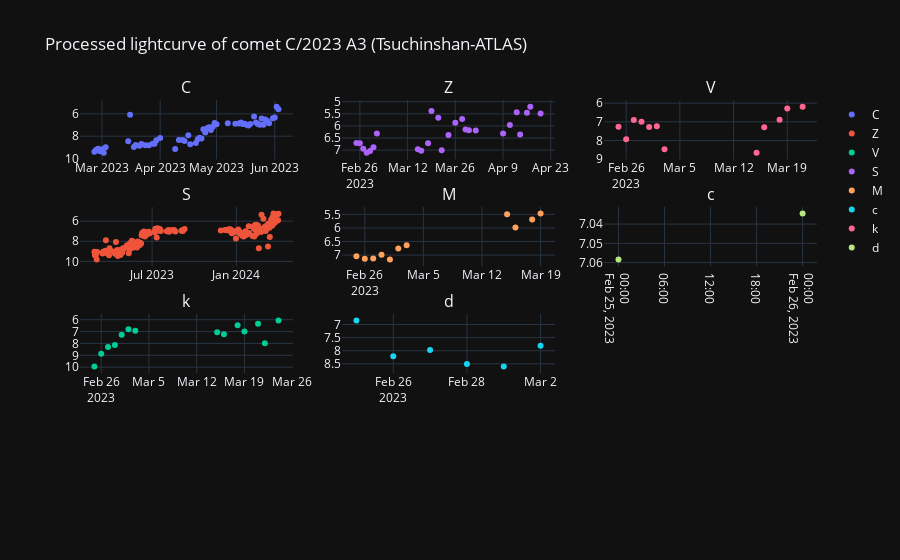

Write notebook code for a chart like this one.
### Code cell
# Variables a graficar
tiempo = curva_de_luz_agrupada_df.obs_date
obs_method = curva_de_luz_agrupada_df.obs_method_key.unique()

# Inicializar la figura con subplots
fig = make_subplots(rows=4, cols=3, subplot_titles= obs_method)

# Agregar trazas a los subplots
for metodo, fila, columna  in zip(obs_method, [1]*3 + [2]*3 + [3]*3, [1,2,3]*3):
    fig.add_trace(go.Scatter(x=tiempo, y=curva_de_luz_agrupada_df.magnitud_reducida[curva_de_luz_agrupada_df.obs_method_key == metodo], mode="markers",name = metodo), row = columna, col = fila)

# Actualizar el diseño de los subplots
fig.update_layout(title_text = 'Processed lightcurve of comet C/2023 A3 (Tsuchinshan-ATLAS)', template = 'plotly_dark')
fig.update_yaxes(autorange="reversed")

# Mostrar la figura
fig.show()

### Figure 1 — Plotly figure (JSON) as saved in the notebook; plotly's stock layout.template omitted (floating-point values rounded to 4 significant figures; data arrays with more than 128 entries replaced by an {"elided": "..."} marker saying what was removed)
{"data": [{"mode": "markers", "name": "C", "type": "scatter", "x": {"elided": "302 str values"}, "xaxis": "x", "y": [9.403, 9.218, 9.129, 9.339, 9.175, 9.474, 8.989, 8.447, 6.076, 8.961, 8.8, 8.851, 8.703, 8.81, 8.816, 8.668, 8.671, 8.364, 8.156, 9.153, 8.338, 8.334, 8.427, 7.925, 8.723, 8.614, 8.279, 8.145, 8.204, 7.376, 7.674, 7.282, 7.204, 7.446, 7.162, 6.814, 6.93, 6.836, 6.888, 6.867, 6.78, 6.91, 6.891, 6.967, 7.038, 6.916, 6.227, 6.764, 6.901, 6.985, 6.425, 6.969, 6.514, 6.648, 6.836, 6.392, 6.323, 5.362, 5.587], "yaxis": "y"}, {"mode": "markers", "name": "Z", "type": "scatter", "x": {"elided": "302 str values"}, "xaxis": "x4", "y": {"elided": "172 float values"}, "yaxis": "y4"}, {"mode": "markers", "name": "V", "type": "scatter", "x": {"elided": "302 str values"}, "xaxis": "x7", "y": [9.934, 8.87, 8.308, 8.142, 7.27, 6.804, 6.943, 7.066, 7.222, 6.465, 7.005, 6.335, 7.981, 6.067], "yaxis": "y7"}, {"mode": "markers", "name": "S", "type": "scatter", "x": {"elided": "302 str values"}, "xaxis": "x2", "y": [6.702, 6.716, 6.939, 7.106, 7.04, 6.878, 6.312, 6.961, 7.03, 6.716, 5.378, 5.659, 7.007, 6.373, 5.872, 5.717, 6.152, 6.174, 6.19, 6.312, 5.957, 5.436, 6.351, 5.451, 5.205, 5.487], "yaxis": "y2"}, {"mode": "markers", "name": "M", "type": "scatter", "x": {"elided": "302 str values"}, "xaxis": "x5", "y": [7.045, 7.136, 7.126, 6.986, 7.164, 6.761, 6.637, 5.498, 5.983, 5.691, 5.473], "yaxis": "y5"}, {"mode": "markers", "name": "c", "type": "scatter", "x": {"elided": "302 str values"}, "xaxis": "x8", "y": [6.846, 8.213, 7.977, 8.51, 8.599, 7.81], "yaxis": "y8"}, {"mode": "markers", "name": "k", "type": "scatter", "x": {"elided": "302 str values"}, "xaxis": "x3", "y": [7.272, 7.928, 6.907, 6.996, 7.284, 7.238, 8.468, 8.651, 7.291, 6.896, 6.289, 6.193], "yaxis": "y3"}, {"mode": "markers", "name": "d", "type": "scatter", "x": {"elided": "302 str values"}, "xaxis": "x6", "y": [7.058, 7.035], "yaxis": "y6"}], "layout": {"annotations": [{"font": {"size": 16}, "showarrow": false, "text": "C", "x": 0.1444, "xanchor": "center", "xref": "paper", "y": 1, "yanchor": "bottom", "yref": "paper"}, {"font": {"size": 16}, "showarrow": false, "text": "Z", "x": 0.5, "xanchor": "center", "xref": "paper", "y": 1, "yanchor": "bottom", "yref": "paper"}, {"font": {"size": 16}, "showarrow": false, "text": "V", "x": 0.8556, "xanchor": "center", "xref": "paper", "y": 1, "yanchor": "bottom", "yref": "paper"}, {"font": {"size": 16}, "showarrow": false, "text": "S", "x": 0.1444, "xanchor": "center", "xref": "paper", "y": 0.7188, "yanchor": "bottom", "yref": "paper"}, {"font": {"size": 16}, "showarrow": false, "text": "M", "x": 0.5, "xanchor": "center", "xref": "paper", "y": 0.7188, "yanchor": "bottom", "yref": "paper"}, {"font": {"size": 16}, "showarrow": false, "text": "c", "x": 0.8556, "xanchor": "center", "xref": "paper", "y": 0.7188, "yanchor": "bottom", "yref": "paper"}, {"font": {"size": 16}, "showarrow": false, "text": "k", "x": 0.1444, "xanchor": "center", "xref": "paper", "y": 0.4375, "yanchor": "bottom", "yref": "paper"}, {"font": {"size": 16}, "showarrow": false, "text": "d", "x": 0.5, "xanchor": "center", "xref": "paper", "y": 0.4375, "yanchor": "bottom", "yref": "paper"}], "title": {"text": "Processed lightcurve of comet C/2023 A3 (Tsuchinshan-ATLAS)"}, "xaxis": {"anchor": "y", "domain": [0, 0.2889]}, "xaxis10": {"anchor": "y10", "domain": [0, 0.2889]}, "xaxis11": {"anchor": "y11", "domain": [0.3556, 0.6444]}, "xaxis12": {"anchor": "y12", "domain": [0.7111, 1]}, "xaxis2": {"anchor": "y2", "domain": [0.3556, 0.6444]}, "xaxis3": {"anchor": "y3", "domain": [0.7111, 1]}, "xaxis4": {"anchor": "y4", "domain": [0, 0.2889]}, "xaxis5": {"anchor": "y5", "domain": [0.3556, 0.6444]}, "xaxis6": {"anchor": "y6", "domain": [0.7111, 1]}, "xaxis7": {"anchor": "y7", "domain": [0, 0.2889]}, "xaxis8": {"anchor": "y8", "domain": [0.3556, 0.6444]}, "xaxis9": {"anchor": "y9", "domain": [0.7111, 1]}, "yaxis": {"anchor": "x", "autorange": "reversed", "domain": [0.8438, 1]}, "yaxis10": {"anchor": "x10", "autorange": "reversed", "domain": [0, 0.1562]}, "yaxis11": {"anchor": "x11", "autorange": "reversed", "domain": [0, 0.1562]}, "yaxis12": {"anchor": "x12", "autorange": "reversed", "domain": [0, 0.1562]}, "yaxis2": {"anchor": "x2", "autorange": "reversed", "domain": [0.8438, 1]}, "yaxis3": {"anchor": "x3", "autorange": "reversed", "domain": [0.8438, 1]}, "yaxis4": {"anchor": "x4", "autorange": "reversed", "domain": [0.5625, 0.7188]}, "yaxis5": {"anchor": "x5", "autorange": "reversed", "domain": [0.5625, 0.7188]}, "yaxis6": {"anchor": "x6", "autorange": "reversed", "domain": [0.5625, 0.7188]}, "yaxis7": {"anchor": "x7", "autorange": "reversed", "domain": [0.2812, 0.4375]}, "yaxis8": {"anchor": "x8", "autorange": "reversed", "domain": [0.2812, 0.4375]}, "yaxis9": {"anchor": "x9", "autorange": "reversed", "domain": [0.2812, 0.4375]}}}
